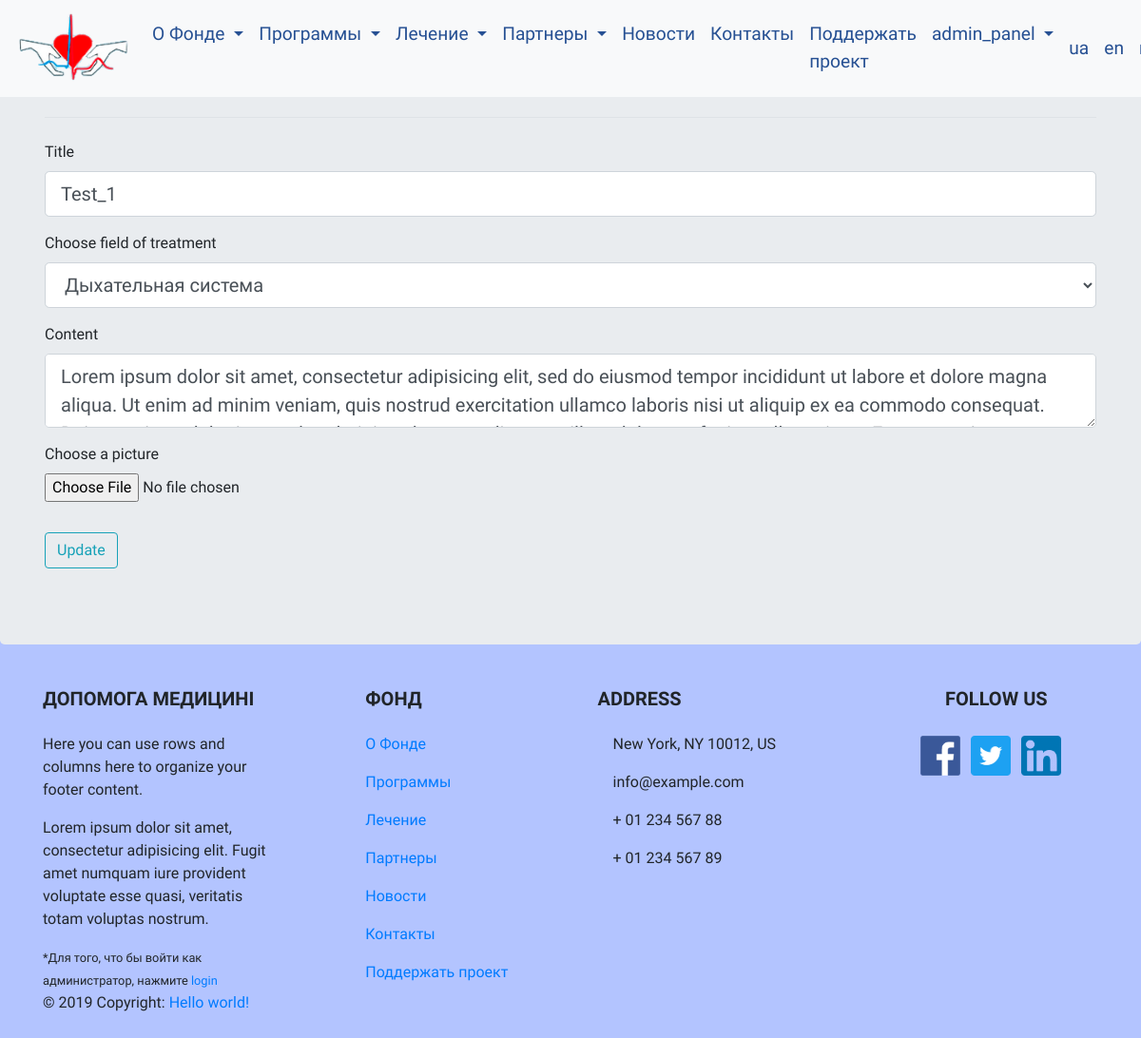
The app's page /treatment/1/update (signed in), older data.
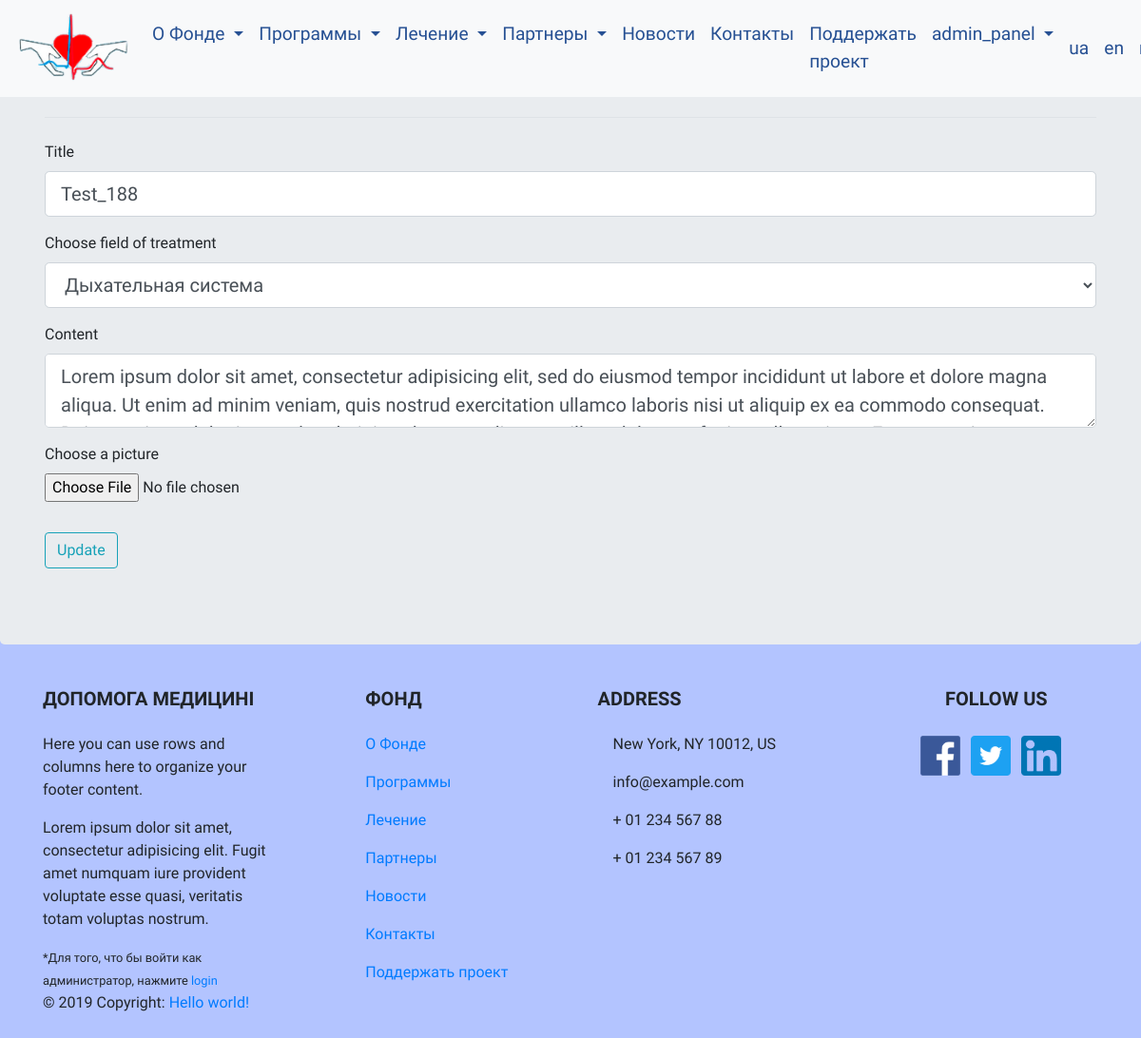
The same page, newer data.
### flaskblog/models.py (models this page shows, shortened)
class Treatment(db.Model):
    id = db.Column(db.Integer, primary_key=True)
    title = db.Column(db.String(128), unique=True, nullable=False)
    direction = db.Column(db.String(256), nullable=False)
    content = db.Column(db.Text, nullable=False)
    image_file = db.Column(db.String(20), nullable=False, default='default.jpg')

### flaskblog/treatments/routes.py (the view)
@treatment.route("/treatment/<int:treat_id>/update", methods=['GET', 'POST'])
@login_required
def update_treat(treat_id):
    treat = Treatment.query.get_or_404(treat_id)
    form = UpdateTreatmentForm()
    if form.validate_on_submit():
        if form.picture.data:
            picture_file = save_picture(form.picture.data)
            treat.image_file = url_for('static', filename='treatment_pics/' + picture_file)
        treat.title = form.title.data
        treat.content = form.content.data
        treat.direction = form.direction.data
        db.session.commit()
        flash('Treatment has been updated', 'success')
        return redirect(url_for('treatment.treat', treat_id=treat.id))
    elif request.method == "GET":
        form.title.data = treat.title
        form.direction.data = treat.direction
        form.content.data = treat.content
        form.picture.data = treat.image_file
    return render_template('00_create_treatment.html', title="Update Treatment",
                           form=form)

### flaskblog/treatments/forms.py (shortened to what this page needs)
class UpdateTreatmentForm(FlaskForm):
    title = StringField("Title", validators=[DataRequired()])
    direction = SelectField("Choose field of treatment",
                            choices = [('sys1', 'Дыхательная система'), ('sys2', 'Пищеварительная система'),
                                       ('sys3', 'Мочевыделительная система'),('sys4', 'Опорно-двигательный аппарат'),
                                       ('sys5', 'Циркуляторная система'), ('sys6', 'Нервная система'),
                                       ('sys7', 'Сенсорная система'),('sys8', 'Покровная система'),
                                       ('sys9', 'Эндокринная система'),('sys10', 'Органы кроветворения и иммунной системы'),])
    content = TextAreaField('Content', validators=[DataRequired()])
    picture = FileField("Choose a picture", validators=[FileAllowed(['jpg', 'png'])])
    submit = SubmitField('Update')

### flaskblog/models.py (called while the page is built)
@login_manager.user_loader
def load_user(user_id):
    return User.query.get(int(user_id))

### flaskblog/templates/00_create_treatment.html (shortened to what this page needs)
{% extends "00_layout.html" %}
{% block content %}
<main>
      <div class="jumbotron">
        <div class="container">
          <div class="content-section">
              <form method="POST" action="", enctype="multipart/form-data">
                  <fieldset class="form-group">
                      <legend class="border-bottom mb-4">{{legend}}</legend>
                      <div class="form-group">
                          {{ form.title.label(class="form-control-label") }}
                          {% if form.title.errors %}
                              {{ form.title(class="form-control form-control-lg is-invalid") }}
                              <div class="invalid-feedback">
                                  {% for error in form.title.errors %}
                                      <span>{{ error }}</span>
                                  {% endfor %}
                              </div>
                          {% else %}
                              {{ form.title(class="form-control form-control-lg") }}
                          {% endif %}
                      </div>
                      <div class="form-group">
                          {{ form.direction.label(class="form-control-label") }}
                          {% if form.direction.errors %}
                              {{ form.direction(class="form-control form-control-lg is-invalid") }}
                              <div class="invalid-feedback">
                                  {% for error in form.direction.errors %}
                                      <span>{{ error }}</span>
                                  {% endfor %}
                              </div>
                          {% else %}
                              {{ form.direction(class="form-control form-control-lg") }}
                          {% endif %}
                      </div>
                      <div class="form-group">
                          {{ form.content.label(class="form-control-label") }}
                          {% if form.content.errors %}
                              {{ form.content(class="form-control form-control-lg is-invalid") }}
                              <div class="invalid-feedback">
                                  {% for error in form.content.errors %}
                                      <span>{{ error }}</span>
                                  {% endfor %}
                              </div>
                          {% else %}
                              {{ form.content(class="form-control form-control-lg") }}
                          {% endif %}
                      </div>
                      <div class="form-group">
                          {{ form.picture.label()}}
                          {{ form.picture(class="form-control-file")}}
                        </div>
                  </fieldset>
                  <div class="form-group">
                      {{ form.submit(class="btn btn-outline-info") }}
                  </div>
              </form>
          </div>
        </div>
    </div>
</main>
{% endblock content%}

Row changes from the older to the newer data that the page shows:
changed Treatment "Дыхательная система": title "Test_1" → "Test_188"
